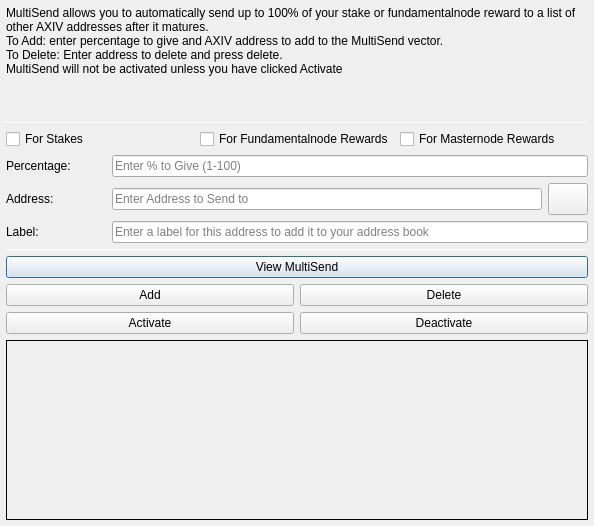
<?xml version="1.0" encoding="UTF-8"?>
<ui version="4.0">
 <class>MultiSendDialog</class>
 <widget class="QDialog" name="MultiSendDialog">
  <property name="windowModality">
   <enum>Qt::NonModal</enum>
  </property>
  <property name="geometry">
   <rect>
    <x>0</x>
    <y>0</y>
    <width>594</width>
    <height>526</height>
   </rect>
  </property>
  <property name="windowTitle">
   <string>MultiSend</string>
  </property>
  <layout class="QVBoxLayout" name="verticalLayout" stretch="0">
   <property name="leftMargin">
    <number>6</number>
   </property>
   <property name="topMargin">
    <number>6</number>
   </property>
   <property name="rightMargin">
    <number>6</number>
   </property>
   <property name="bottomMargin">
    <number>6</number>
   </property>
   <item>
    <layout class="QVBoxLayout" name="verticalLayout_Main" stretch="1,1,1,0,1,1,1">
     <item>
      <widget class="QLabel" name="label_2">
       <property name="lineWidth">
        <number>1</number>
       </property>
       <property name="text">
        <string>MultiSend allows you to automatically send up to 100% of your stake or fundamentalnode reward to a list of other AXIV addresses after it matures.
To Add: enter percentage to give and AXIV address to add to the MultiSend vector.
To Delete: Enter address to delete and press delete.
MultiSend will not be activated unless you have clicked Activate</string>
       </property>
       <property name="alignment">
        <set>Qt::AlignLeading|Qt::AlignLeft|Qt::AlignTop</set>
       </property>
       <property name="wordWrap">
        <bool>true</bool>
       </property>
      </widget>
     </item>
     <item>
      <widget class="Line" name="line">
       <property name="minimumSize">
        <size>
         <width>0</width>
         <height>1</height>
        </size>
       </property>
       <property name="maximumSize">
        <size>
         <width>16777215</width>
         <height>1</height>
        </size>
       </property>
       <property name="orientation">
        <enum>Qt::Horizontal</enum>
       </property>
      </widget>
     </item>
     <item>
      <layout class="QVBoxLayout" name="verticalLayout_Settings">
       <item>
        <layout class="QHBoxLayout" name="horizontalLayout">
         <item>
          <widget class="QCheckBox" name="multiSendStakeCheckBox">
           <property name="text">
            <string>For Stakes</string>
           </property>
          </widget>
         </item>
         <item>
          <widget class="QCheckBox" name="multiSendFundamentalnodeCheckBox">
           <property name="text">
            <string>For Fundamentalnode Rewards</string>
           </property>
          </widget>
         </item>
         <item>
          <widget class="QCheckBox" name="multiSendMasternodeCheckBox">
           <property name="text">
            <string>For Masternode Rewards</string>
           </property>
          </widget>
         </item>
        </layout>
       </item>
       <item>
        <layout class="QHBoxLayout" name="horizontalLayout_6">
         <item>
          <widget class="QLabel" name="label">
           <property name="minimumSize">
            <size>
             <width>100</width>
             <height>0</height>
            </size>
           </property>
           <property name="toolTip">
            <string>Percentage of stake to send</string>
           </property>
           <property name="text">
            <string>Percentage:</string>
           </property>
          </widget>
         </item>
         <item>
          <widget class="QLineEdit" name="multiSendPercentEdit">
           <property name="toolTip">
            <string>Enter whole numbers 1 - 100</string>
           </property>
           <property name="placeholderText">
            <string>Enter % to Give (1-100)</string>
           </property>
          </widget>
         </item>
        </layout>
       </item>
       <item>
        <layout class="QHBoxLayout" name="horizontalLayout_7">
         <item>
          <widget class="QLabel" name="label_5">
           <property name="minimumSize">
            <size>
             <width>100</width>
             <height>0</height>
            </size>
           </property>
           <property name="toolTip">
            <string>Address to send portion of stake to</string>
           </property>
           <property name="text">
            <string>Address:</string>
           </property>
          </widget>
         </item>
         <item>
          <widget class="QLineEdit" name="multiSendAddressEdit">
           <property name="toolTip">
            <string/>
           </property>
           <property name="placeholderText">
            <string>Enter Address to Send to</string>
           </property>
          </widget>
         </item>
         <item>
          <widget class="QPushButton" name="addressBookButton">
           <property name="maximumSize">
            <size>
             <width>16777215</width>
             <height>32</height>
            </size>
           </property>
           <property name="toolTip">
            <string>Choose an address from the address book</string>
           </property>
           <property name="text">
            <string/>
           </property>
           <property name="icon">
            <iconset resource="../axiv.qrc">
             <normaloff>:/icons/address-book</normaloff>:/icons/address-book</iconset>
           </property>
           <property name="shortcut">
            <string>Alt+A</string>
           </property>
           <property name="autoDefault">
            <bool>false</bool>
           </property>
          </widget>
         </item>
        </layout>
       </item>
      </layout>
     </item>
     <item>
      <layout class="QHBoxLayout" name="horizontalLayout_3">
       <item>
        <widget class="QLabel" name="label_3">
         <property name="minimumSize">
          <size>
           <width>100</width>
           <height>0</height>
          </size>
         </property>
         <property name="text">
          <string>Label:</string>
         </property>
        </widget>
       </item>
       <item>
        <widget class="QLineEdit" name="labelAddressLabelEdit">
         <property name="placeholderText">
          <string>Enter a label for this address to add it to your address book</string>
         </property>
        </widget>
       </item>
      </layout>
     </item>
     <item>
      <widget class="Line" name="line_2">
       <property name="minimumSize">
        <size>
         <width>0</width>
         <height>1</height>
        </size>
       </property>
       <property name="maximumSize">
        <size>
         <width>16777215</width>
         <height>1</height>
        </size>
       </property>
       <property name="orientation">
        <enum>Qt::Horizontal</enum>
       </property>
      </widget>
     </item>
     <item>
      <layout class="QVBoxLayout" name="verticalLayout_Buttons">
       <item>
        <layout class="QHBoxLayout" name="horizontalLayout_4">
         <item>
          <widget class="QPushButton" name="viewButton">
           <property name="toolTip">
            <string/>
           </property>
           <property name="statusTip">
            <string>View MultiSend Vector</string>
           </property>
           <property name="text">
            <string>View MultiSend</string>
           </property>
          </widget>
         </item>
        </layout>
       </item>
       <item>
        <layout class="QHBoxLayout" name="horizontalLayout_2">
         <item>
          <widget class="QPushButton" name="addButton">
           <property name="toolTip">
            <string/>
           </property>
           <property name="statusTip">
            <string>Add to MultiSend Vector</string>
           </property>
           <property name="text">
            <string>Add</string>
           </property>
          </widget>
         </item>
         <item>
          <widget class="QPushButton" name="deleteButton">
           <property name="toolTip">
            <string/>
           </property>
           <property name="statusTip">
            <string>Delete Address From MultiSend Vector</string>
           </property>
           <property name="text">
            <string>Delete</string>
           </property>
          </widget>
         </item>
        </layout>
       </item>
       <item>
        <layout class="QHBoxLayout" name="horizontalLayout_5">
         <item>
          <widget class="QPushButton" name="activateButton">
           <property name="statusTip">
            <string>Activate MultiSend</string>
           </property>
           <property name="text">
            <string>Activate</string>
           </property>
          </widget>
         </item>
         <item>
          <widget class="QPushButton" name="disableButton">
           <property name="statusTip">
            <string>Deactivate MultiSend</string>
           </property>
           <property name="text">
            <string>Deactivate</string>
           </property>
          </widget>
         </item>
        </layout>
       </item>
      </layout>
     </item>
     <item>
      <widget class="QLabel" name="message">
       <property name="minimumSize">
        <size>
         <width>0</width>
         <height>180</height>
        </size>
       </property>
       <property name="frameShape">
        <enum>QFrame::Panel</enum>
       </property>
       <property name="frameShadow">
        <enum>QFrame::Plain</enum>
       </property>
       <property name="lineWidth">
        <number>1</number>
       </property>
       <property name="midLineWidth">
        <number>1</number>
       </property>
       <property name="text">
        <string/>
       </property>
       <property name="alignment">
        <set>Qt::AlignLeading|Qt::AlignLeft|Qt::AlignTop</set>
       </property>
       <property name="wordWrap">
        <bool>true</bool>
       </property>
      </widget>
     </item>
    </layout>
   </item>
  </layout>
 </widget>
 <resources>
  <include location="../axiv.qrc"/>
 </resources>
 <connections/>
</ui>
